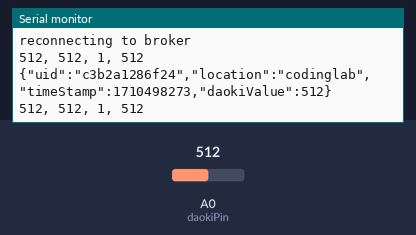
Simulated run of this sketch. Board: Arduino MKR. On the bench: the last lines printed to the serial monitor. Inputs (shaded band) come from the test bench; at power-on: A0 (daokiPin) = 512. WiFi joins after 1.5 s; servers stay silent unless stated; the local clock reads 2024-03-15 10:24:30 at power-on unless the sketch sets it; no MQTT or app messages arrive unless stated.

Above: at 7.3 s.
7.4 s: A0 (daokiPin) set to 716
At 8.4 s:
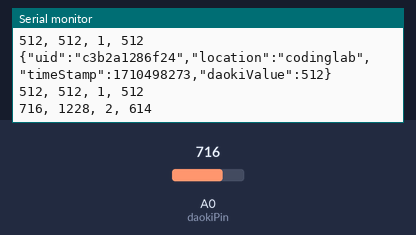
9.3 s: A0 (daokiPin) set to 900
At 10.4 s:
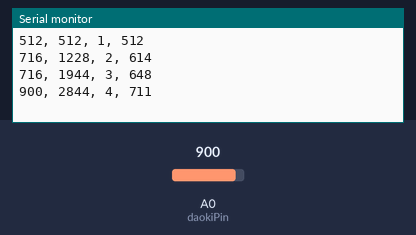
Timing chart, 0 to 12.3 s (numbered marks = the images above; inputs shaded):
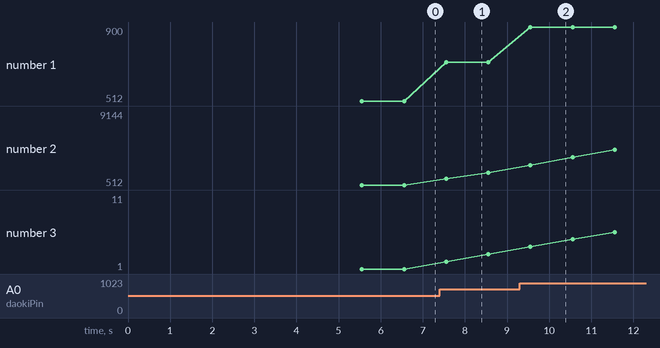

Measured:
- after the input at 7.4 s, the serial monitor: prints a new line after 0.16 s (image 1)
- after the input at 9.3 s, the serial monitor: prints a new line after 0.26 s (image 2)
- plotted number 1: 512 → 716 after the input at 7.4 s, 716 → 900 after the input at 9.3 s
- plotted number 2: 512 → 1944 after the input at 7.4 s, 1944 → 9144 after the input at 9.3 s

The sketch:

SoundLoggerSingleMqttJSON.ino
```cpp
/*
  Datalogger MQTT client - JSON
  Connects to an MQTT broker and uploads data.
  Uses realtime clock on the SAMD21 (MKR boards and Nano 33 IoT) to
  keep time.
  Works with MKR1010, MKR1000, Nano 33 IoT
  Uses the following libraries:
   http://librarymanager/All#WiFi101  // use this for MKR1000
   http://librarymanager/All#WiFiNINA  // use this for MKR1010, Nano 33 IoT
   http://librarymanager/All#ArduinoMqttClient
   http://librarymanager/All#Arduino_JSON
   http://librarymanager/All#RTCZero
   http://librarymanager/All#Adafruit_TCS34725 (for the sensor)
  created 13 Jun 2021
  by Tom Igoe
*/
// include required libraries and config files
#include <SPI.h>
//#include <WiFi101.h>        // for MKR1000 modules
#include <WiFiNINA.h>         // for MKR1010 modules and Nano 33 IoT modules
// for simplifying JSON formatting:
#include <Arduino_JSON.h>
// realtime clock module on the SAMD21 processor:
#include <RTCZero.h>
#include <ArduinoMqttClient.h>
// I2C and light sensor libraries:
#include <Wire.h>
#include <Adafruit_TCS34725.h>
// network names and passwords:
#include "arduino_secrets.h"

/*---------- sensor variables for microphone -------------*/
// both are anlaog
#define daokiPin A0
int daokiValue = 0;

int countDaoki = 0;

int sumDaokiValue = 0;

int avgDaokiValue = 0;

// Sample window width in milliseconds (50 ms = 20Hz)
int sampleWindow = 50;
int peakDifference = 0;

const unsigned long eventInterval = 1000;
unsigned long previousTime = 0;
/*---------- sensor variables END -------------*/


// initialize WiFi connection using SSL
// (use WIFiClient and port number 1883 for unencrypted connections):
WiFiSSLClient wifi;
MqttClient mqttClient(wifi);
String addressString = "";

// details for MQTT client:
// char broker[] = "testjung1.cloud.shiftr.io";
char broker[] = "public.cloud.shiftr.io";
int port = 8883;
char topic[] = "ITPDecibel";
const char willTopic[] = "ITPDecibel/will";
String clientID = "ITPcenter";
const char location[] = "codinglab";

// initialize RTC:
RTCZero rtc;
unsigned long startTime = 0;

// a JSON variable for the body of your requests:
JSONVar body;

// timestamp for the sensor reading and send:
long lastSendTime = 0;

// interval between requests, in minutes:
float sendInterval = 2;
// time before broker should release the will, in ms:
long int keepAliveInterval =  sendInterval * 10 * 60 * 1000;
// initialize the light sensor:
Adafruit_TCS34725 tcs = Adafruit_TCS34725(TCS34725_INTEGRATIONTIME_700MS, TCS34725_GAIN_1X);
// number of successful readings that have been sent:
unsigned long readingCount = 0;

void setup() {
  Serial.begin(9600);              // initialize serial communication
  pinMode(daokiPin, INPUT);

  // if serial monitor is not open, wait 3 seconds:
  if (!Serial) delay(3000);
  // start the realtime clock:
  rtc.begin();
  // array for WiFi MAC address:
  byte mac[6];
  WiFi.macAddress(mac);
  for (int i = 5; i >= 0; i--) {
    if (mac[i] < 16) {
      // if the byte is less than 16, add a 0 placeholder:
      addressString += "0";
    }
    // add the hexadecimal representation of this byte
    // to the address string:
    addressString += String(mac[i], HEX);
  }

  // add the MAC address to the sensor as an ID:
  body["uid"] = addressString;
  // add the location:
  body["location"] = location;

  // set the credentials for the MQTT client:
  // set a will message, used by the broker when the connection dies unexpectantly
  // you must know the size of the message before hand, and it must be set before connecting
  String willPayload = "sensor died";
  bool willRetain = true;
  int willQos = 2;
  // add location name to the client:
  clientID += location;
  mqttClient.setId(clientID);
  mqttClient.setUsernamePassword(SECRET_MQTT_USER, SECRET_MQTT_PASS);
  mqttClient.setKeepAliveInterval(keepAliveInterval);
  mqttClient.beginWill(willTopic, willPayload.length(), willRetain, willQos);
  mqttClient.print(willPayload);
  mqttClient.endWill();
}

void loop() {
  //if you disconnected from the network, reconnect:
  if (WiFi.status() != WL_CONNECTED) {
    connectToNetwork();
  }

  // if not connected to the broker, try to connect:
  if (!mqttClient.connected()) {
    Serial.println("reconnecting to broker");
    connectToBroker();
  } else {
    // If the client is not connected:  if (!client.connected()) {
    // and the request interval has passed:
    if (abs(rtc.getMinutes() - lastSendTime) >= sendInterval) {
      // read the sensor
      readSensor();
      // print it:
      Serial.println(JSON.stringify(body));
      // send:
      mqttClient.beginMessage(topic);
      // add the value:
      mqttClient.print(JSON.stringify(body));
      // send the message:
      mqttClient.endMessage();
      // increment the reading count:
      readingCount++;
      // take note of the time you make your request:

      // reset daoki
      sumDaokiValue = 0;
      countDaoki = 0;
      avgDaokiValue = 0;

      lastSendTime = rtc.getMinutes();
    }
  }

  // this sould be done every one seconds
  // overall value should be added, which should be averaged afterwards
  unsigned long currentTime = millis();
  if (currentTime - previousTime >= eventInterval) {
    readDaokiValue();
    sumDaokiValue += daokiValue;
    countDaoki++;
    avgDaokiValue = int(sumDaokiValue / countDaoki);

    Serial.print(daokiValue);
    Serial.print(", ");
    Serial.print(sumDaokiValue);
    Serial.print(", ");
    Serial.print(countDaoki);
    Serial.print(", ");
    Serial.print(avgDaokiValue);
    Serial.println();

    // take note of the time you make your request:
    previousTime = currentTime;
  }
}
/*
  readSensor. You could replace this with any sensor, as long as
  you put the results into the body JSON object
  Reading two sensor values
*/

void readSensor() {
  // update elements of request body JSON object:
  //  int daokiValueToSend = readDaokiValue();

  body["timeStamp"] = rtc.getEpoch();
  body["daokiValue"] = avgDaokiValue;
  // after reading, reset the sumDaokiValue

}

// Read it
void readDaokiValue() {
  daokiValue = analogRead(daokiPin);
  //  return daokiValue;
}

void connectToNetwork() {
  // try to connect to the network:
  while ( WiFi.status() != WL_CONNECTED) {
    Serial.println("Attempting to connect to: " + String(SECRET_SSID));
    //Connect to WPA / WPA2 network:
    WiFi.begin(SECRET_SSID, SECRET_PASS);
    delay(2000);
  }
  Serial.println("connected.");

  // set the time from the network:
  unsigned long epoch;
  do {
    Serial.println("Attempting to get network time");
    epoch = WiFi.getTime();
    delay(2000);
  } while (epoch == 0);

  // set the RTC:
  rtc.setEpoch(epoch);
  if (startTime == 0) startTime = rtc.getEpoch();
  IPAddress ip = WiFi.localIP();
  Serial.print(ip);
  Serial.print("  Signal Strength: ");
  Serial.println(WiFi.RSSI());
}

boolean connectToBroker() {
  // if the MQTT client is not connected:
  if (!mqttClient.connect(broker, port)) {
    // print out the error message:
    Serial.print("MOTT connection failed. Error no: ");
    Serial.println(mqttClient.connectError());
    // return that you're not connected:
    return false;
  }
  // once you're connected, you can proceed:
  mqttClient.subscribe(topic);
  // return that you're connected:
  return true;
}
```

arduino_secrets.h
```cpp
#define SECRET_SSID "sandbox370"
#define SECRET_PASS "+s0a+s03!2gether?"

//#define SECRET_SSID "SpectrumSetup-1D"
//#define SECRET_PASS ""
//#define SECRET_MQTT_USER "testjung1"
//#define SECRET_MQTT_PASS ""
#define SECRET_MQTT_USER "public"
#define SECRET_MQTT_PASS "public"
```
